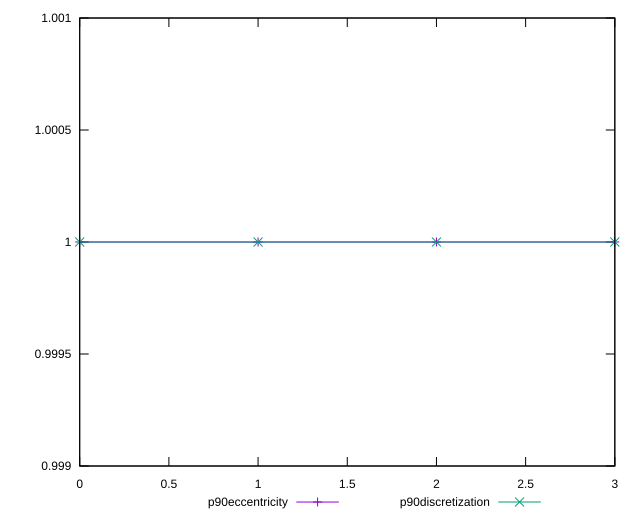

The script that saved this image:
reset

$p90Eccentricity <<EOF
0 0.9999999999999994
1 0.9999999999999999
2 1.0000000000000004
3 1
EOF

$p90Discretization <<EOF
0 1
1 1
2 1
3 1
EOF

set key outside below
set xrange [0:3]
set yrange [0.9989999999999994:1.0010000000000003]
set trange [0.9989999999999994:1.0010000000000003]
set terminal svg size 640, 520 enhanced background rgb 'white'
set output "reports/report_00030_2021-02-24T20-42-31.540Z/first-contentful-paint/progression/eccentricity.svg"

plot $p90Eccentricity title "p90eccentricity" with linespoints, \
     $p90Discretization title "p90discretization" with linespoints

reset
